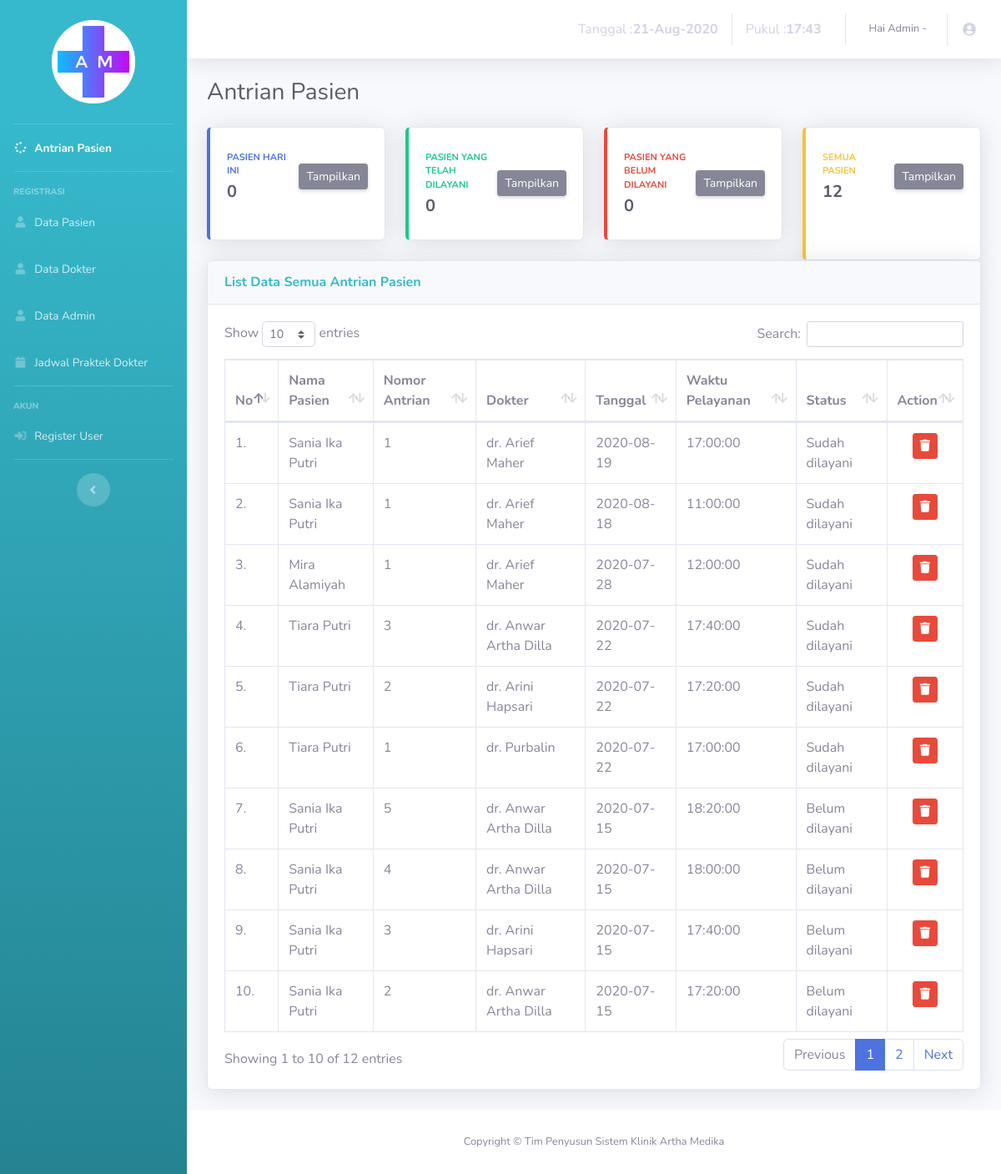
The app's page /admin/antrian-all.php, older data.
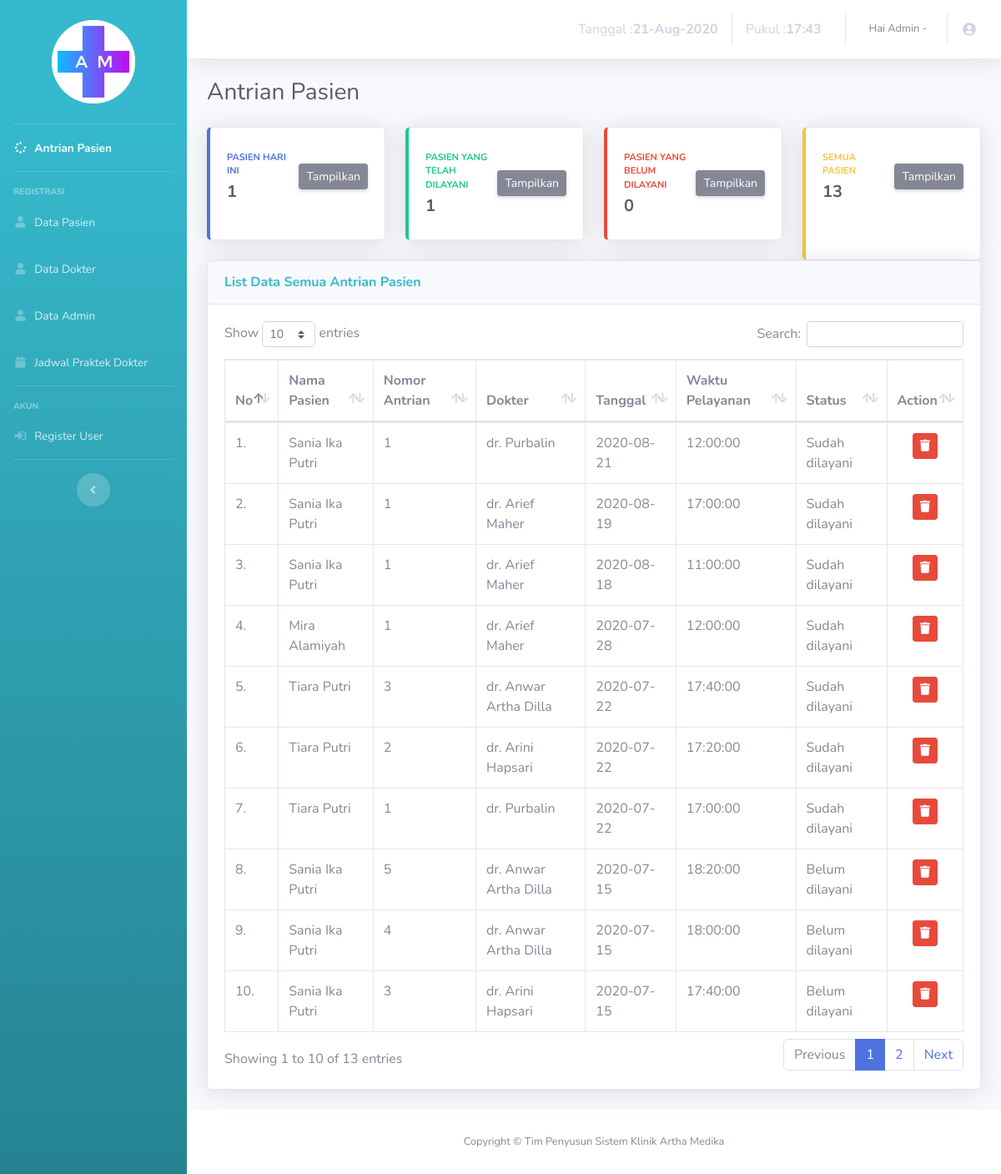
The same page, newer data.
### tables this page shows
CREATE TABLE IF NOT EXISTS `antrian` (
`id_antrian` int(5) NOT NULL,
  `id_pasien` int(5) NOT NULL,
  `id_dokter` int(1) NOT NULL,
  `nomor` int(2) NOT NULL,
  `tgl` date NOT NULL,
  `pukul` time NOT NULL,
  `status` varchar(15) NOT NULL
);

CREATE TABLE IF NOT EXISTS `pasien` (
`id_pasien` int(5) NOT NULL,
  `nama` varchar(30) NOT NULL,
  `tgl_lahir` date NOT NULL,
  `jk` varchar(10) NOT NULL,
  `alamat` varchar(50) NOT NULL,
  `pekerjaan` varchar(20) NOT NULL,
  `tlp` varchar(14) NOT NULL
);

CREATE TABLE IF NOT EXISTS `dokter` (
`id_dokter` int(1) NOT NULL,
  `nama` varchar(30) NOT NULL,
  `tgl_lahir` date NOT NULL,
  `jk` varchar(10) NOT NULL,
  `alamat` varchar(50) NOT NULL,
  `tlp` varchar(14) NOT NULL,
  `spesialis` varchar(17) NOT NULL
);

### admin/antrian-all.php (the view, shortened to what the changed rows need)
<!DOCTYPE html>
<html lang="en">
<head>
  <link href="vendor/fontawesome-free/css/all.min.css" rel="stylesheet" type="text/css">
  <link href="css/sb-admin-2.min.css" rel="stylesheet">
  <link href="vendor/datatables/dataTables.bootstrap4.min.css" rel="stylesheet">
</head>
<body id="page-top">
  <div id="wrapper">
                <div id="content-wrapper" class="d-flex flex-column">
                  <div id="content">
                  <div class="container-fluid">
                    <div class="d-sm-flex align-items-center justify-content-between mb-4">
                      <h1 class="h3 mb-0 text-gray-800">Antrian Pasien</h1>
                    </div>
                    <div class="row">
                      <div class="col-xl-3 col-md-6 mb-4">
                        <div class="card border-left-primary shadow h-100 py-2">
                          <div class="card-body">
                            <div class="row no-gutters align-items-center">
                              <div class="col mr-2">
                                <div class="text-xs font-weight-bold text-primary text-uppercase mb-1">Pasien hari ini</div>
                                <div class="h5 mb-0 font-weight-bold text-gray-800">
                                  <?php
                                  include '../process/conSQL.php';
                                  $tgl    =date("Y-m-d");
                                  $query = "SELECT COUNT(*) AS tgl FROM antrian WHERE tgl='$tgl'";
                                  $result = mysqli_query($con, $query);
                                  $data = mysqli_fetch_assoc($result);
                                  echo $data['tgl'];
                                  ?>
                                </div>
                              </div>
                            </div>
                          </div>
                        </div>
                      </div>
                      <div class="col-xl-3 col-md-6 mb-4">
                        <div class="card border-left-success shadow h-100 py-2">
                          <div class="card-body">
                            <div class="row no-gutters align-items-center">
                              <div class="col mr-2">
                                <div class="text-xs font-weight-bold text-success text-uppercase mb-1">Pasien yang telah dilayani</div>
                                <div class="h5 mb-0 font-weight-bold text-gray-800">
                                  <?php
                                  include '../process/conSQL.php';
                                  $query = "SELECT COUNT(*) AS data FROM antrian WHERE tgl = CURDATE() AND status='Sudah dilayani'";
                                  $result = mysqli_query($con, $query);
                                  $data = mysqli_fetch_assoc($result);
                                  echo $data['data'];
                                  ?>
                                </div>
                              </div>
                            </div>
                          </div>
                        </div>
                      </div>
                      <div class="col-xl-3 col-md-6 mb-6">
                        <div class="card border-left-warning shadow h-100 py-2">
                          <div class="card-body">
                            <div class="row no-gutters align-items-center">
                              <div class="col mr-2">
                                <div class="text-xs font-weight-bold text-warning text-uppercase mb-1">Semua Pasien</div>
                                <div class="h5 mb-0 font-weight-bold text-gray-800">
                                  <?php
                                  include '../process/conSQL.php';
                                  $query = "SELECT COUNT(*) AS id_antrian FROM antrian";
                                  $result = mysqli_query($con, $query);
                                  $data = mysqli_fetch_assoc($result);
                                  echo $data['id_antrian'];
                                  ?></div>
                                </div>
                              </div>
                            </div>
                          </div>
                        </div>
                      </div>
                      <div class="card shadow mb-4">
                        <div class="card-body">
                          <div class="table-responsive">
                            <table class="table table-bordered" id="dataTable" width="100%" cellspacing="0">
                              <thead>
                                <tr>
                                  <th>No</th>
                                  <th>Nama Pasien</th>
                                  <th>Nomor Antrian</th>
                                  <th>Dokter</th>
                                  <th>Tanggal</th>
                                  <th>Waktu Pelayanan</th>
                                  <th>Status</th>
                                  <th>Action</th>
                                </tr>
                              </thead>
                              <tbody>
                                <?php
                                include '../process/conSQL.php';
                                $no = 1;
                                $query = "SELECT * FROM antrian ORDER BY tgl desc";
                                $res = mysqli_query($con, $query);
                                if(mysqli_num_rows($res) == 0){
                                  echo '<tr><td colspan="10">Tidak ada data!</td></tr>';
                                }else{
                                 while($data = mysqli_fetch_assoc($res)){
                                  echo "<tr>";
                                  echo "<td>".$no++.".</td>";
                                  $nama_pasien = $data['id_pasien'];
                                  $nm = "SELECT nama FROM pasien WHERE id_pasien = $nama_pasien  ";
                                  $result = mysqli_query($con, $nm);
                                  $dataNm = mysqli_fetch_assoc($result);
                                  echo "<td>".$dataNm['nama']."</td>";
                                  echo "<td>".$data['nomor']."</td>";
                                  $nama_dokter = $data['id_dokter'];
                                  $dok = "SELECT nama FROM dokter WHERE id_dokter = $nama_dokter";
                                  $result = mysqli_query($con, $dok);
                                  $dataD = mysqli_fetch_assoc($result);
                                  echo "<td>".$dataD['nama']."</td>";
                                  echo "<td>".$data['tgl']."</td>";
                                  echo "<td>".$data['pukul']."</td>";
                                  echo "<td>".$data['status']."</td>";
                                  echo "<td class='td-actions text-center'>";
                                  echo "<a class='btn btn-danger btn-sm' rel='tooltip' href='hapus-antrian.php?id_antrian=".$data["id_antrian"]."'><i class='fas fa-trash'></i></a>";
                                  echo "</td>";
                                  echo '</tr>';
                                }
                              }
                              ?>
                            </tbody>
                          </table>
                        </div>
                      </div>
                    </div>
                  </div>
                </div>
              </div>
            </div>
          </body>
          </html>

Row changes from the older to the newer data that the page shows:
no longer on this page (row unchanged): antrian: id_pasien.nama "Sania Ika Putri", nomor "2", id_dokter.nama "dr. Anwar Artha Dilla", tgl "2020-07-15", pukul "17:20:00", status "Belum dilayani"
added antrian: id_pasien.nama "Sania Ika Putri", nomor "1", id_dokter.nama "dr. Purbalin", tgl "2020-08-21", pukul "12:00:00", status "Sudah dilayani"
Text that changed along with them:
$data['tgl']: "0" → "1"
$data['data']: "0" → "1"
$data['id_antrian']: "12" → "13"
text written by a page script: "Show entries Search: Showing 1 to 10 of 12 entries Previous 1 2 Next" → "Show entries Search: Showing 1 to 10 of 13 entries Previous 1 2 Next"
